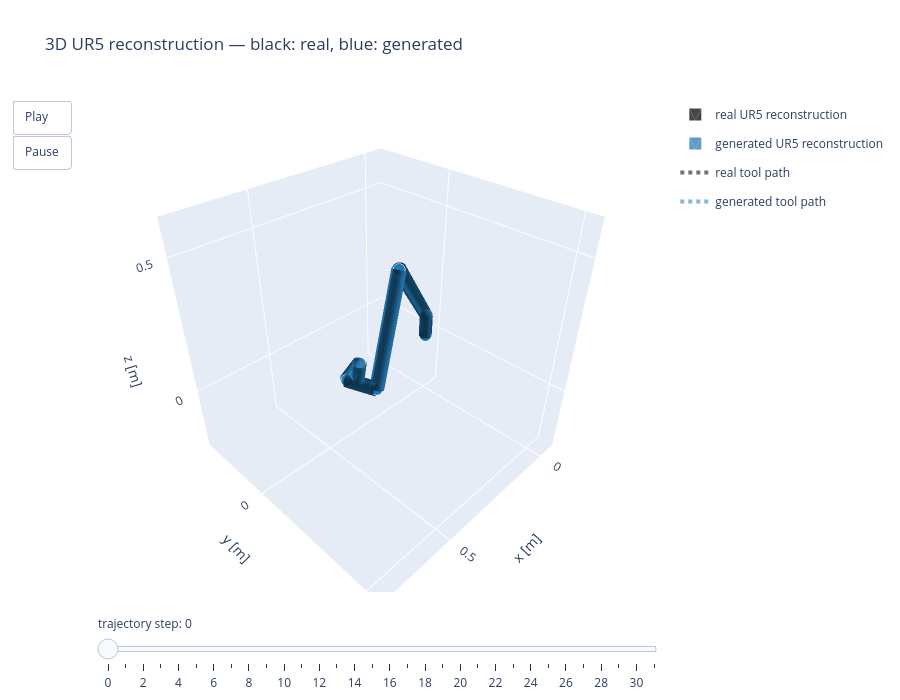

Notebook source saved alongside this figure:
### Code cell
# Reconstruct one plausible joint trajectory for the real and selected generated poses.
selected_generated = generated_real[ANIMATION_GENERATED_SAMPLE]
real_joints, real_pos_error, real_rot_error, real_ok = solve_ik_trajectory(example_real)
generated_joints, gen_pos_error, gen_rot_error, gen_ok = solve_ik_trajectory(
    selected_generated, initial_joints=real_joints[0])

real_links = np.stack([ur5_forward_kinematics(q)[0] for q in real_joints])
generated_links = np.stack([ur5_forward_kinematics(q)[0] for q in generated_joints])
real_tool_path = real_links[:, -1]
generated_tool_path = generated_links[:, -1]

def robot_link_mesh(points, name, color, radius=0.025, sides=12):
    # Build one Mesh3d containing a cylinder for every link segment.
    vertices, triangles = [], []
    angles = np.linspace(0, 2*np.pi, sides, endpoint=False)
    for start, end in zip(points[:-1], points[1:]):
        axis = end - start
        length = np.linalg.norm(axis)
        if length < 1e-10:
            continue
        axis /= length
        reference = np.array([0., 0., 1.]) if abs(axis[2]) < .9 else np.array([1., 0., 0.])
        basis_u = np.cross(axis, reference); basis_u /= np.linalg.norm(basis_u)
        basis_v = np.cross(axis, basis_u)
        ring_start = start + radius * (np.cos(angles)[:, None] * basis_u +
                                       np.sin(angles)[:, None] * basis_v)
        ring_end = end + radius * (np.cos(angles)[:, None] * basis_u +
                                   np.sin(angles)[:, None] * basis_v)
        offset = len(vertices)
        vertices.extend(ring_start); vertices.extend(ring_end)
        for side in range(sides):
            nxt = (side + 1) % sides
            triangles.extend([(offset + side, offset + nxt, offset + sides + side),
                              (offset + nxt, offset + sides + nxt, offset + sides + side)])
    vertices = np.asarray(vertices); triangles = np.asarray(triangles)
    return go.Mesh3d(x=vertices[:, 0], y=vertices[:, 1], z=vertices[:, 2],
                     i=triangles[:, 0], j=triangles[:, 1], k=triangles[:, 2],
                     color=color, opacity=.72, flatshading=False,
                     lighting=dict(ambient=.45, diffuse=.8, specular=.35),
                     name=name, legendgroup=name, showlegend=True)

def robot_traces(points, name, color):
    links = robot_link_mesh(points, name, color)
    joints = go.Scatter3d(x=points[:, 0], y=points[:, 1], z=points[:, 2],
                          mode='markers', name=f'{name} joints',
                          marker=dict(color=color, size=7,
                                      line=dict(color='white', width=1)),
                          legendgroup=name, showlegend=False)
    return [links, joints]

def trail_trace(points, frame, name, color):
    trail = points[:frame+1]
    return go.Scatter3d(x=trail[:, 0], y=trail[:, 1], z=trail[:, 2],
                        mode='lines', name=name,
                        line=dict(color=color, width=4, dash='dot'), opacity=.55)

frames_3d = []
for frame in range(num_steps):
    frames_3d.append(go.Frame(
        name=str(frame),
        data=[*robot_traces(real_links[frame], 'real UR5 reconstruction', 'black'),
              *robot_traces(generated_links[frame], 'generated UR5 reconstruction', '#1f77b4'),
              trail_trace(real_tool_path, frame, 'real tool path', 'black'),
              trail_trace(generated_tool_path, frame, 'generated tool path', '#1f77b4')],
        traces=list(range(6))))

all_points = np.concatenate([real_links.reshape(-1, 3), generated_links.reshape(-1, 3)])
centre = (all_points.min(0) + all_points.max(0)) / 2
radius = max((all_points.max(0) - all_points.min(0)).max() / 2, 0.35) + 0.08
axis_ranges = [[centre[i]-radius, centre[i]+radius] for i in range(3)]

figure_3d = go.Figure(data=frames_3d[0].data, frames=frames_3d)
figure_3d.update_layout(
    title='3D UR5 reconstruction — black: real, blue: generated',
    width=900, height=700,
    scene=dict(xaxis=dict(title='x [m]', range=axis_ranges[0]),
               yaxis=dict(title='y [m]', range=axis_ranges[1]),
               zaxis=dict(title='z [m]', range=axis_ranges[2]),
               aspectmode='cube'),
    updatemenus=[dict(type='buttons', showactive=False, buttons=[
        dict(label='Play', method='animate', args=[None,
             dict(frame=dict(duration=ANIMATION_FRAME_MS, redraw=True), fromcurrent=True)]),
        dict(label='Pause', method='animate', args=[[None],
             dict(frame=dict(duration=0, redraw=False), mode='immediate')])])],
    sliders=[dict(currentvalue=dict(prefix='trajectory step: '),
                  steps=[dict(method='animate', label=str(i), args=[[str(i)],
                              dict(mode='immediate', frame=dict(duration=0, redraw=True))])
                         for i in range(num_steps)])])
robot_animation_path = RESULTS_DIR / '05_robot_reconstruction_animation.html'
figure_3d.write_html(robot_animation_path, include_plotlyjs='cdn', auto_play=False)
print('saved:', robot_animation_path)

# Save representative robot steps as one README-friendly PNG contact sheet.
snapshot_steps = np.linspace(0, num_steps-1, 6, dtype=int)
snapshot_figure = plt.figure(figsize=(16, 9))
for panel, frame in enumerate(snapshot_steps, 1):
    ax = snapshot_figure.add_subplot(2, 3, panel, projection='3d')
    for links, color, label in [(real_links, 'black', 'held-out'),
                                (generated_links, 'tab:blue', 'generated')]:
        points = links[frame]
        ax.plot(points[:, 0], points[:, 1], points[:, 2], 'o-',
                color=color, linewidth=3, markersize=4, label=label)
    ax.plot(real_tool_path[:frame+1, 0], real_tool_path[:frame+1, 1],
            real_tool_path[:frame+1, 2], '--', color='black', alpha=.45)
    ax.plot(generated_tool_path[:frame+1, 0], generated_tool_path[:frame+1, 1],
            generated_tool_path[:frame+1, 2], '--', color='tab:blue', alpha=.45)
    ax.set_title(f'step {frame}')
    ax.set(xlim=axis_ranges[0], ylim=axis_ranges[1], zlim=axis_ranges[2])
    ax.set_box_aspect((1, 1, 1)); ax.view_init(elev=25, azim=40)
    if panel == 1: ax.legend()
snapshot_figure.suptitle('UR5 reconstruction steps: held-out vs generated')
snapshot_figure.tight_layout()
save_figure(snapshot_figure, '05_robot_reconstruction_steps.png')
plt.show()
figure_3d.show()

### Figure 1 — Plotly figure (JSON) as saved in the notebook; plotly's stock layout.template omitted (floating-point values rounded to 4 significant figures; data arrays with more than 128 entries replaced by an {"elided": "..."} marker saying what was removed)
{"data": [{"color": "black", "flatshading": false, "i": {"elided": "144 int values"}, "j": {"elided": "144 int values"}, "k": {"elided": "144 int values"}, "legendgroup": "real UR5 reconstruction", "lighting": {"ambient": 0.45, "diffuse": 0.8, "specular": 0.35}, "name": "real UR5 reconstruction", "opacity": 0.72, "showlegend": true, "type": "mesh3d", "x": {"elided": "144 float values"}, "y": {"elided": "144 float values"}, "z": {"elided": "144 float values"}}, {"legendgroup": "real UR5 reconstruction", "marker": {"color": "black", "line": {"color": "white", "width": 1}, "size": 7}, "mode": "markers", "name": "real UR5 reconstruction joints", "showlegend": false, "type": "scatter3d", "x": [0.0, 0.0, 0.2561, 0.4128, 0.4505, 0.3618, 0.3613], "y": [0.0, 0.0, 0.09432, 0.152, 0.04961, 0.01696, 0.004045], "z": [0.0, 0.08916, 0.415, 0.06005, 0.06005, 0.06586, -0.01542]}, {"color": "#1f77b4", "flatshading": false, "i": {"elided": "144 int values"}, "j": {"elided": "144 int values"}, "k": {"elided": "144 int values"}, "legendgroup": "generated UR5 reconstruction", "lighting": {"ambient": 0.45, "diffuse": 0.8, "specular": 0.35}, "name": "generated UR5 reconstruction", "opacity": 0.72, "showlegend": true, "type": "mesh3d", "x": {"elided": "144 float values"}, "y": {"elided": "144 float values"}, "z": {"elided": "144 float values"}}, {"legendgroup": "generated UR5 reconstruction", "marker": {"color": "#1f77b4", "line": {"color": "white", "width": 1}, "size": 7}, "mode": "markers", "name": "generated UR5 reconstruction joints", "showlegend": false, "type": "scatter3d", "x": [0.0, 0.0, 0.2561, 0.4128, 0.4505, 0.3618, 0.3613], "y": [0.0, 0.0, 0.09432, 0.152, 0.04961, 0.01696, 0.004045], "z": [0.0, 0.08916, 0.415, 0.06005, 0.06005, 0.06586, -0.01542]}, {"line": {"color": "black", "dash": "dot", "width": 4}, "mode": "lines", "name": "real tool path", "opacity": 0.55, "type": "scatter3d", "x": [0.3613], "y": [0.004045], "z": [-0.01542]}, {"line": {"color": "#1f77b4", "dash": "dot", "width": 4}, "mode": "lines", "name": "generated tool path", "opacity": 0.55, "type": "scatter3d", "x": [0.3613], "y": [0.004045], "z": [-0.01542]}], "layout": {"height": 700, "scene": {"aspectmode": "cube", "xaxis": {"range": [-0.08, 0.7992], "title": {"text": "x [m]"}}, "yaxis": {"range": [-0.321, 0.5582], "title": {"text": "y [m]"}}, "zaxis": {"range": [-0.252, 0.6271], "title": {"text": "z [m]"}}}, "sliders": [{"currentvalue": {"prefix": "trajectory step: "}, "steps": [{"args": [["0"], {"frame": {"duration": 0, "redraw": true}, "mode": "immediate"}], "label": "0", "method": "animate"}, {"args": [["1"], {"frame": {"duration": 0, "redraw": true}, "mode": "immediate"}], "label": "1", "method": "animate"}, {"args": [["2"], {"frame": {"duration": 0, "redraw": true}, "mode": "immediate"}], "label": "2", "method": "animate"}, {"args": [["3"], {"frame": {"duration": 0, "redraw": true}, "mode": "immediate"}], "label": "3", "method": "animate"}, {"args": [["4"], {"frame": {"duration": 0, "redraw": true}, "mode": "immediate"}], "label": "4", "method": "animate"}, {"args": [["5"], {"frame": {"duration": 0, "redraw": true}, "mode": "immediate"}], "label": "5", "method": "animate"}, {"args": [["6"], {"frame": {"duration": 0, "redraw": true}, "mode": "immediate"}], "label": "6", "method": "animate"}, {"args": [["7"], {"frame": {"duration": 0, "redraw": true}, "mode": "immediate"}], "label": "7", "method": "animate"}, {"args": [["8"], {"frame": {"duration": 0, "redraw": true}, "mode": "immediate"}], "label": "8", "method": "animate"}, {"args": [["9"], {"frame": {"duration": 0, "redraw": true}, "mode": "immediate"}], "label": "9", "method": "animate"}, {"args": [["10"], {"frame": {"duration": 0, "redraw": true}, "mode": "immediate"}], "label": "10", "method": "animate"}, {"args": [["11"], {"frame": {"duration": 0, "redraw": true}, "mode": "immediate"}], "label": "11", "method": "animate"}, {"args": [["12"], {"frame": {"duration": 0, "redraw": true}, "mode": "immediate"}], "label": "12", "method": "animate"}, {"args": [["13"], {"frame": {"duration": 0, "redraw": true}, "mode": "immediate"}], "label": "13", "method": "animate"}, {"args": [["14"], {"frame": {"duration": 0, "redraw": true}, "mode": "immediate"}], "label": "14", "method": "animate"}, {"args": [["15"], {"frame": {"duration": 0, "redraw": true}, "mode": "immediate"}], "label": "15", "method": "animate"}, {"args": [["16"], {"frame": {"duration": 0, "redraw": true}, "mode": "immediate"}], "label": "16", "method": "animate"}, {"args": [["17"], {"frame": {"duration": 0, "redraw": true}, "mode": "immediate"}], "label": "17", "method": "animate"}, {"args": [["18"], {"frame": {"duration": 0, "redraw": true}, "mode": "immediate"}], "label": "18", "method": "animate"}, {"args": [["19"], {"frame": {"duration": 0, "redraw": true}, "mode": "immediate"}], "label": "19", "method": "animate"}, {"args": [["20"], {"frame": {"duration": 0, "redraw": true}, "mode": "immediate"}], "label": "20", "method": "animate"}, {"args": [["21"], {"frame": {"duration": 0, "redraw": true}, "mode": "immediate"}], "label": "21", "method": "animate"}, {"args": [["22"], {"frame": {"duration": 0, "redraw": true}, "mode": "immediate"}], "label": "22", "method": "animate"}, {"args": [["23"], {"frame": {"duration": 0, "redraw": true}, "mode": "immediate"}], "label": "23", "method": "animate"}, {"args": [["24"], {"frame": {"duration": 0, "redraw": true}, "mode": "immediate"}], "label": "24", "method": "animate"}, {"args": [["25"], {"frame": {"duration": 0, "redraw": true}, "mode": "immediate"}], "label": "25", "method": "animate"}, {"args": [["26"], {"frame": {"duration": 0, "redraw": true}, "mode": "immediate"}], "label": "26", "method": "animate"}, {"args": [["27"], {"frame": {"duration": 0, "redraw": true}, "mode": "immediate"}], "label": "27", "method": "animate"}, {"args": [["28"], {"frame": {"duration": 0, "redraw": true}, "mode": "immediate"}], "label": "28", "method": "animate"}, {"args": [["29"], {"frame": {"duration": 0, "redraw": true}, "mode": "immediate"}], "label": "29", "method": "animate"}, {"args": [["30"], {"frame": {"duration": 0, "redraw": true}, "mode": "immediate"}], "label": "30", "method": "animate"}, {"args": [["31"], {"frame": {"duration": 0, "redraw": true}, "mode": "immediate"}], "label": "31", "method": "animate"}]}], "title": {"text": "3D UR5 reconstruction — black: real, blue: generated"}, "updatemenus": [{"buttons": [{"args": [null, {"frame": {"duration": 120, "redraw": true}, "fromcurrent": true}], "label": "Play", "method": "animate"}, {"args": [[null], {"frame": {"duration": 0, "redraw": false}, "mode": "immediate"}], "label": "Pause", "method": "animate"}], "showactive": false, "type": "buttons"}], "width": 900}}
